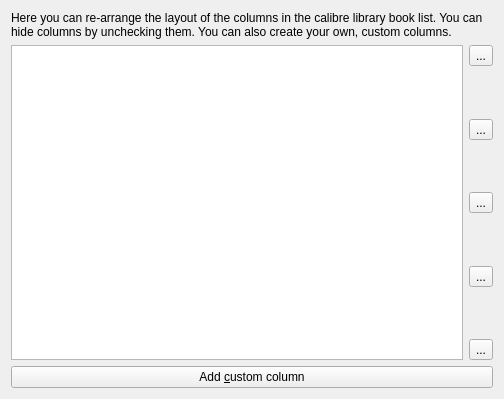
<?xml version="1.0" encoding="UTF-8"?>
<ui version="4.0">
 <class>Form</class>
 <widget class="QWidget" name="Form">
  <property name="geometry">
   <rect>
    <x>0</x>
    <y>0</y>
    <width>504</width>
    <height>399</height>
   </rect>
  </property>
  <property name="windowTitle">
   <string>Form</string>
  </property>
  <layout class="QGridLayout" name="gridLayout">
   <item row="0" column="0" colspan="2">
    <widget class="QLabel" name="label">
     <property name="text">
      <string>Here you can re-arrange the layout of the columns in the calibre library book list. You can hide columns by unchecking them. You can also create your own, custom columns.</string>
     </property>
     <property name="wordWrap">
      <bool>true</bool>
     </property>
    </widget>
   </item>
   <item row="1" column="0">
    <widget class="QListWidget" name="opt_columns">
     <property name="alternatingRowColors">
      <bool>true</bool>
     </property>
     <property name="selectionBehavior">
      <enum>QAbstractItemView::SelectRows</enum>
     </property>
    </widget>
   </item>
   <item row="1" column="1">
    <layout class="QVBoxLayout" name="verticalLayout_3">
     <item>
      <widget class="QToolButton" name="column_up">
       <property name="toolTip">
        <string>Move column up</string>
       </property>
       <property name="text">
        <string>...</string>
       </property>
       <property name="icon">
        <iconset resource="../../../../resources/images.qrc">
         <normaloff>:/images/arrow-up.png</normaloff>:/images/arrow-up.png</iconset>
       </property>
       <property name="iconSize">
        <size>
         <width>32</width>
         <height>32</height>
        </size>
       </property>
      </widget>
     </item>
     <item>
      <spacer name="verticalSpacer_2">
       <property name="orientation">
        <enum>Qt::Vertical</enum>
       </property>
       <property name="sizeHint" stdset="0">
        <size>
         <width>20</width>
         <height>40</height>
        </size>
       </property>
      </spacer>
     </item>
     <item>
      <widget class="QToolButton" name="del_custcol_button">
       <property name="toolTip">
        <string>Remove a user-defined column</string>
       </property>
       <property name="text">
        <string>...</string>
       </property>
       <property name="icon">
        <iconset resource="../../../../resources/images.qrc">
         <normaloff>:/images/trash.png</normaloff>:/images/trash.png</iconset>
       </property>
       <property name="iconSize">
        <size>
         <width>32</width>
         <height>32</height>
        </size>
       </property>
      </widget>
     </item>
     <item>
      <spacer name="verticalSpacer_3">
       <property name="orientation">
        <enum>Qt::Vertical</enum>
       </property>
       <property name="sizeHint" stdset="0">
        <size>
         <width>20</width>
         <height>40</height>
        </size>
       </property>
      </spacer>
     </item>
     <item>
      <widget class="QToolButton" name="add_custcol_button">
       <property name="toolTip">
        <string>Add a user-defined column</string>
       </property>
       <property name="text">
        <string>...</string>
       </property>
       <property name="icon">
        <iconset resource="../../../../resources/images.qrc">
         <normaloff>:/images/plus.png</normaloff>:/images/plus.png</iconset>
       </property>
       <property name="iconSize">
        <size>
         <width>32</width>
         <height>32</height>
        </size>
       </property>
      </widget>
     </item>
     <item>
      <spacer name="verticalSpacer_4">
       <property name="orientation">
        <enum>Qt::Vertical</enum>
       </property>
       <property name="sizeHint" stdset="0">
        <size>
         <width>20</width>
         <height>40</height>
        </size>
       </property>
      </spacer>
     </item>
     <item>
      <widget class="QToolButton" name="edit_custcol_button">
       <property name="toolTip">
        <string>Edit settings of a user-defined column</string>
       </property>
       <property name="text">
        <string>...</string>
       </property>
       <property name="icon">
        <iconset resource="../../../../resources/images.qrc">
         <normaloff>:/images/edit_input.png</normaloff>:/images/edit_input.png</iconset>
       </property>
       <property name="iconSize">
        <size>
         <width>32</width>
         <height>32</height>
        </size>
       </property>
      </widget>
     </item>
     <item>
      <spacer name="verticalSpacer_5">
       <property name="orientation">
        <enum>Qt::Vertical</enum>
       </property>
       <property name="sizeHint" stdset="0">
        <size>
         <width>20</width>
         <height>40</height>
        </size>
       </property>
      </spacer>
     </item>
     <item>
      <widget class="QToolButton" name="column_down">
       <property name="toolTip">
        <string>Move column down</string>
       </property>
       <property name="text">
        <string>...</string>
       </property>
       <property name="icon">
        <iconset resource="../../../../resources/images.qrc">
         <normaloff>:/images/arrow-down.png</normaloff>:/images/arrow-down.png</iconset>
       </property>
       <property name="iconSize">
        <size>
         <width>32</width>
         <height>32</height>
        </size>
       </property>
      </widget>
     </item>
    </layout>
   </item>
   <item row="2" column="0" colspan="2">
    <widget class="QPushButton" name="add_col_button">
     <property name="text">
      <string>Add &amp;custom column</string>
     </property>
    </widget>
   </item>
  </layout>
 </widget>
 <resources>
  <include location="../../../../resources/images.qrc"/>
 </resources>
 <connections/>
</ui>
